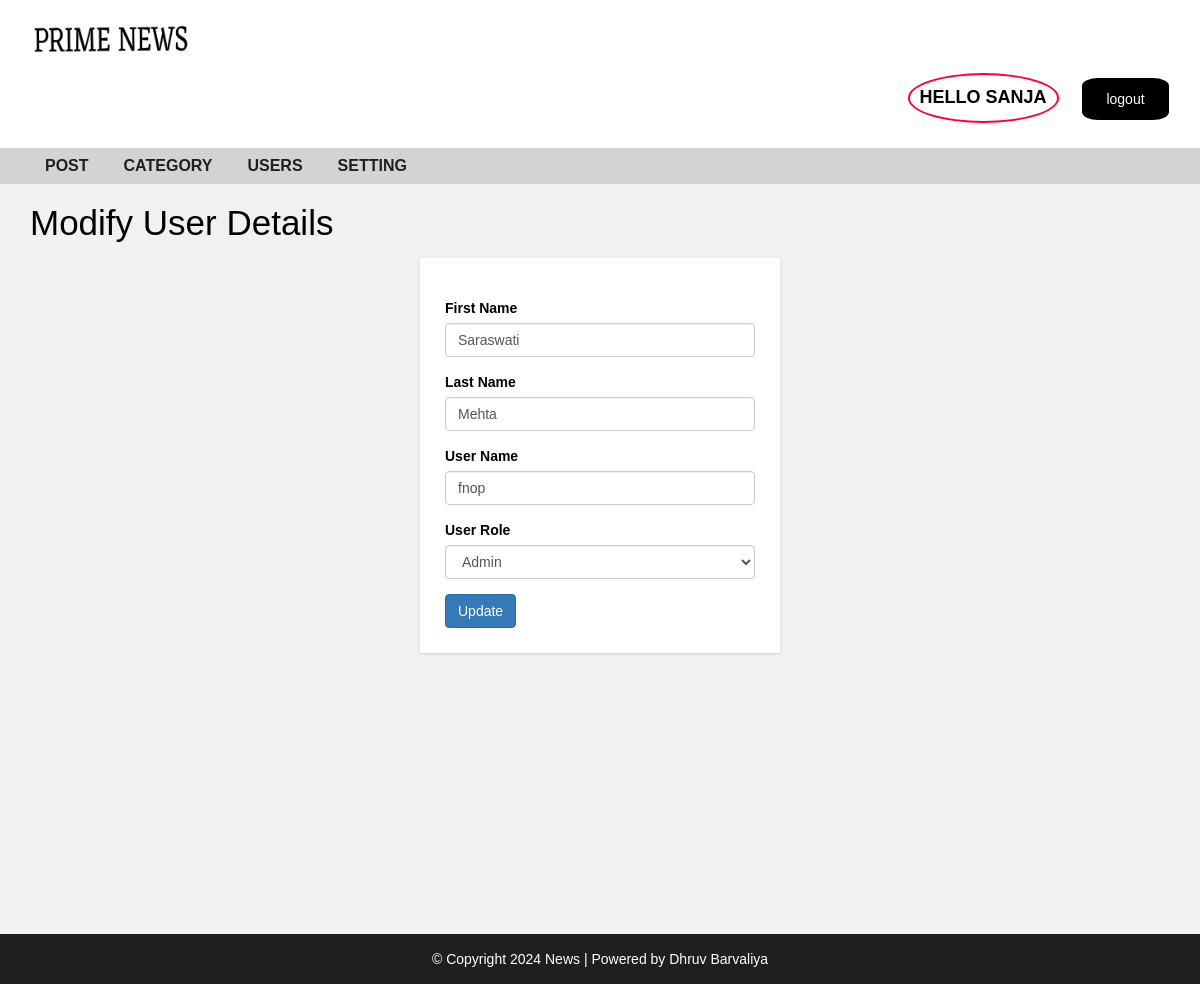
The page /admin/update-user.php?id=47 (signed in) on the database its author committed.
### tables this page shows
CREATE TABLE `user` (
  `user_id` int(10) UNSIGNED NOT NULL,
  `first_name` varchar(30) NOT NULL,
  `last_name` varchar(30) NOT NULL,
  `username` varchar(30) DEFAULT NULL,
  `password` varchar(40) DEFAULT NULL,
  `role` int(11) NOT NULL
);

### admin/update-user.php (the view, shortened to what this page needs)
<?php include "header.php"; ?>
  <div id="admin-content">
      <div class="container">
          <div class="row">
              <div class="col-md-12">
                  <h1 class="admin-heading">Modify User Details</h1>
              </div>
              <div class="col-md-offset-4 col-md-4">
                <?php
                  include "config.php";
                  $user_id = $_GET['id'];
                  $sql ="SELECT * FROM user WHERE user_id = {$user_id}";
                  $result= mysqli_query($conn,$sql) or die("Query Failed");
                  if (mysqli_num_rows($result) > 0) {
                    while($row = mysqli_fetch_assoc($result)){
                                      ?>
                  <form  action="<?php $_SERVER['PHP_SELF']; ?>" method ="POST">
                          <div class="form-group">
                          <label>First Name</label>
                          <input type="text" name="f_name" class="form-control" value="<?php echo $row['first_name']; ?>" placeholder="" required>
                      </div>
                      <div class="form-group">
                          <label>Last Name</label>
                          <input type="text" name="l_name" class="form-control" value="<?php echo $row['last_name']; ?>" placeholder="" required>
                      </div>
                      <div class="form-group">
                          <label>User Name</label>
                          <input type="text" name="username" class="form-control" value="<?php echo $row['username']; ?>" placeholder="" required>
                      </div>
                      <div class="form-group">
                          <label>User Role</label>
                          <select class="form-control" name="role" value="<?php echo $row['role']; ?>">
                          <?php
                                      if($row['role']==1){
                                        echo "<option value='0'>normal User</option>
                                              <option value='1'selected>Admin</option>";
                                      }else{
                                        echo "<option value='0'selected>normal User</option>
                                              <option value='1'>Admin</option>";
                                      }
                                  ?>
                          </select>
                      </div>
                      <input type="submit" name="submit" class="btn btn-primary" value="Update" required />
                  </form>
                   <?php
                    }
                }
                   ?>
              </div>
          </div>
      </div>
  </div>
<?php include "footer.php"; ?>

### css/style.css (style rules this page uses)
* { cursor: url('/images/icor.jpg'), auto; }
body { background: #f1f1f1; font-family: sans-serif,arial,Helvetica; cursor: url('/images/cursor.jpg'), auto; }
#admin-content { padding: 20px 0; min-height: 750px; }
#admin-content .admin-heading { font-size: 35px; margin: 0 0 15px; }
form { background: #fff; padding: 25px; box-shadow:0 1px 3px rgba(0, 0, 0, 0.13); }

### rows shown on the page
user: f_name "Saraswati", l_name "Mehta", username "fnop", role "Admin"

### other values the page prints
$_SESSION["username"] "SANJA"
